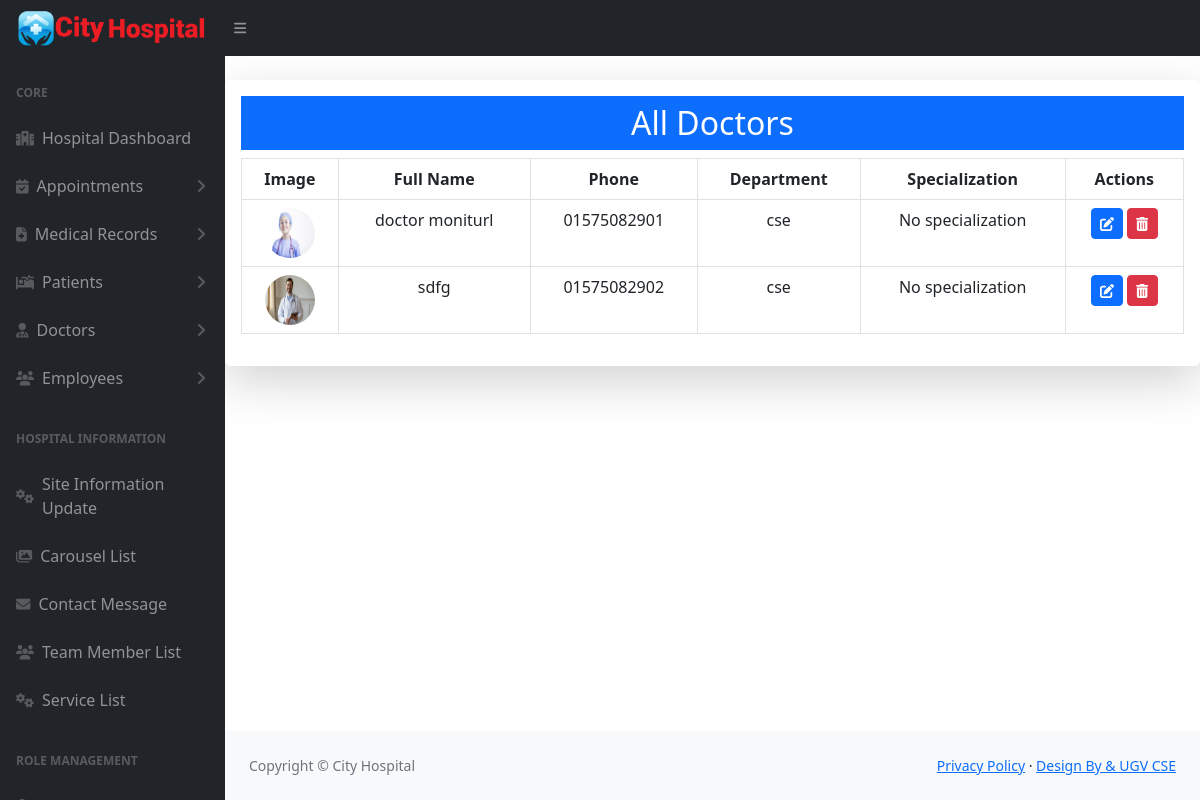
Screenshot of /doctors/all/ with the database file from the repository.
### pms/models.py (models this page shows, shortened)
class SiteInfo(models.Model):
    site_name = models.CharField(max_length=20)
    color_logo = models.ImageField(upload_to='logo/')
    white_logo = models.ImageField(upload_to='logo/')
    email = models.EmailField()
    phone = models.CharField(max_length=14)
    address = models.CharField(max_length=100)
    opening_hours = models.CharField(max_length=255, default='Saturday - Thursday: 6.00 am - 10.00 pm, Friday Closed')
    site_facebook = models.URLField(max_length=100)
    site_x = models.URLField(max_length=100)
    site_instagram = models.URLField(max_length=100)
    site_pinterest = models.URLField(max_length=100)

class DoctorProfile(models.Model):
    user = models.OneToOneField(User, on_delete=models.CASCADE, related_name='doctor_profile')
    department = models.ForeignKey(Department, on_delete=models.SET_NULL, null=True, related_name='doctors')
    full_name = models.CharField(max_length=100)  # Full name field
    specialization = models.CharField(max_length=100, blank=True, null=True)
    phone_number = models.CharField(
        max_length=11,
        validators=[
            RegexValidator(
                regex=r'^01[3-9]\d{8}$',
                message="Enter a valid Bangladesh phone number (e.g., 01712345678).",
                code='invalid_phone'
            )
        ]
    )
    image = models.ImageField(upload_to='doctor_profile_image')
    is_active = models.BooleanField(default=True)

class Department(models.Model):
    name = models.CharField(max_length=100, unique=True)
    description = models.TextField(blank=True, null=True)

### pms/views.py (the view)
# urls.py: path('doctors/all/', all_doctors, name='all_doctors'),  # Add this path
def all_doctors(request):
    doctors = DoctorProfile.objects.filter(user__isnull=False).exclude(full_name__isnull=True).exclude(full_name__exact='')
    return render(request, 'hospital/doctor_profile/all_doctors.html', {'doctors': doctors})

### pms/context_processors.py (called while the page is built)
def site_information(request):
    site_info = SiteInfo.objects.first()
    return {
        'site_info': site_info
    }

### templates/hospital/doctor_profile/all_doctors.html (shortened to what this page needs)
{% extends 'hospital/hospital_base.html' %}
{% load static %}
{% block content %}
    <div class="container mt-4 shadow-lg p-3 mb-5 bg-white rounded ">
        <h2 class="text-center bg-primary text-white p-2">All Doctors</h2>
        <table class="table table-bordered table-hover text-center">
            <thead class="thead-dark">
                <tr>
                    <th>Image</th>
                    <th>Full Name</th>
                    <th>Phone</th>
                    <th>Department</th>
                    <th>Specialization</th>
                    <th>Actions</th>
                </tr>
            </thead>
            <tbody>
                {% for doctor in doctors %}
                    <tr>
                        <td>
                            {% if doctor.image %}
                                <img src="{{ doctor.image.url }}" alt="{{ doctor.full_name }}" class="rounded-circle" width="50" height="50">
                            {% else %}
                                <img src="{% static 'default_image.png' %}" alt="No image available" class="rounded-circle" width="50" height="50">
                            {% endif %}
                        </td>
                        <td>{{ doctor.full_name }}</td>
                        <td>{{ doctor.phone_number }}</td>
                        <td>
                            {% if doctor.department %}
                                {{ doctor.department.name }}
                            {% else %}
                                No Department
                            {% endif %}
                        </td>
                        <td>
                            {% if doctor.specialization %}
                                {{ doctor.specialization }}
                            {% else %}
                                No specialization
                            {% endif %}
                        </td>
                        <td>
                            <a href="{% url 'update_doctor' doctor.id %}" class="btn btn-sm btn-primary">
                                <i class="fas fa-edit"></i>
                            </a>
                            <form action="{% url 'delete_doctor' doctor.id %}" method="POST" style="display: inline-block;">
                                <button type="submit" class="btn btn-sm btn-danger" onclick="return confirm('Are you sure you want to delete this doctor?');">
                                    <i class="fas fa-trash-alt"></i>
                                </button>
                            </form>
                        </td>
                    </tr>
                {% empty %}
                    <tr>
                        <td colspan="5">No doctors found.</td>
                    </tr>
                {% endfor %}
            </tbody>
        </table>
    </div>
{% endblock %}

### templates/hospital/hospital_base.html (shortened to what this page needs)
{% load static %}
<!DOCTYPE html>
<html lang="en">
    <head>
        <link href="https://cdn.jsdelivr.net/npm/simple-datatables@7.1.2/dist/style.min.css" rel="stylesheet" />
        <link href="{% static 'admin_panel/css/styles.css' %}" rel="stylesheet" />
    </head>
    <body class="sb-nav-fixed">
        <nav class="sb-topnav navbar navbar-expand navbar-dark bg-dark">
            <a class="navbar-brand ps-3" href="{% url 'hospital_admin' %}"><img src="{{ site_info.white_logo.url }}" alt="" style="width: 190px;"></a>
            <button class="btn btn-link btn-sm order-1 order-lg-0 me-4 me-lg-0" id="sidebarToggle" href="#!"><i class="fas fa-bars"></i></button>
            <button class="btn"></button>
        </nav>
        <div id="layoutSidenav">
            <div id="layoutSidenav_nav">
                <nav class="sb-sidenav accordion sb-sidenav-dark" id="sidenavAccordion">
                  {% include 'hospital/hospital_sidebar.html' %}
                </nav>
            </div>
            <div id="layoutSidenav_content">
                <main>
                    {% block content %}
                    {% endblock content %}
                </main>
                <footer class="py-4 bg-light mt-auto">
                    <div class="container-fluid px-4">
                        <div class="d-flex align-items-center justify-content-between small">
                            <div class="text-muted">Copyright &copy; {{ site_info.site_name }}</div>
                            <div>
                                <a href="#">Privacy Policy</a>
                                &middot;
                                <a href="#">Design By &amp; UGV CSE</a>
                            </div>
                        </div>
                    </div>
                </footer>
            </div>
        </div>
    </body>
</html>

### rows the page displays
SiteInfo: white_logo (picture), site_name "City Hospital"
DoctorProfile: image (picture), full_name "doctor moniturl", phone_number "01575082901", department.name "cse", shows "No specialization"
DoctorProfile: image (picture), full_name "sdfg", phone_number "01575082902", department.name "cse", shows "No specialization"
